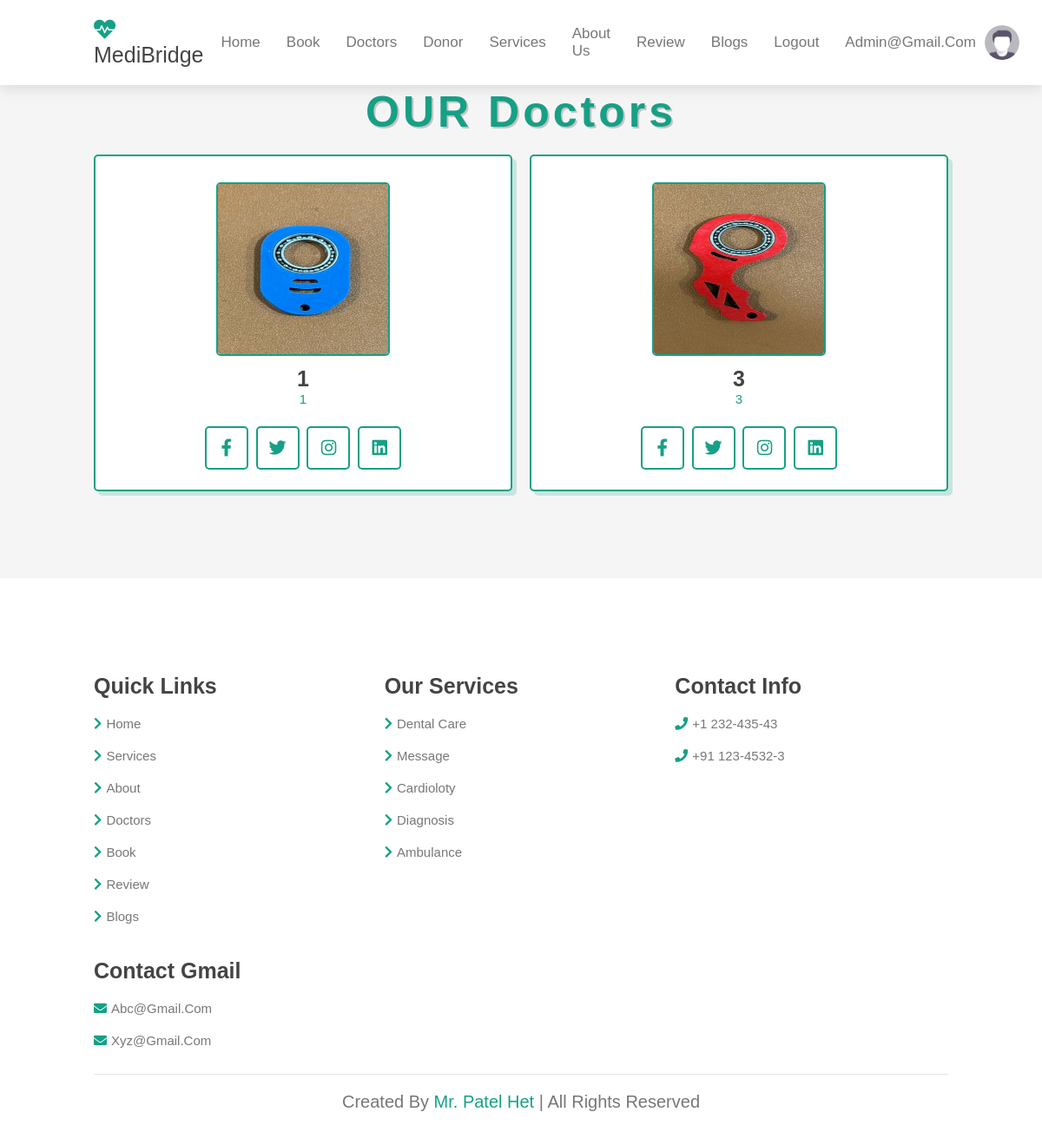
Screenshot of /doctors/ (signed in) with the database file from the repository.
### registration/models.py (models this page shows)
class Doctors(models.Model):
    email = models.CharField(max_length=50,unique=True)
    password = models.CharField(max_length=50)
    name = models.CharField(max_length=50, default="")
    specialist = models.CharField(max_length=50, default="")
    image = models.ImageField(upload_to='users/doctors/image', default="")
    approved = models.BooleanField(default=False)
    created_at = models.DateTimeField(auto_now_add=True)
    updated_At = models.DateTimeField(auto_now=True)

### medibridge/views.py (the view)
# urls.py: path('doctors/', doctors, name="doctors"),
def doctors(request):
    context = {}
    context['doctors'] = Doctors.objects.all()
    return render(request,'medibridge/doctors.html', context)

### medibridge/templates/medibridge/doctors.html (shortened to what this page needs)
{% extends "user_layout.html" %}
{% load static  %}
{% block content %}
<section class="doctors" id="doctors">
    <h1 class="heading">our <span >doctors</span></h1>
    <div class="box-container">
        {% for doc in doctors %}
            <div class="box">
                <img src="{{doc.image.url}}" alt="hi">
                <h3>{{ doc.name }}</h3>
                <span>{{ doc.specialist }} </span>
                <div class="share">
                    <a href="#" class="fab fa-facebook-f"></a>
                    <a href="#" class="fab fa-twitter"></a>
                    <a href="#" class="fab fa-instagram"></a>
                    <a href="#" class="fab fa-linkedin"></a>
                </div>
            </div>
        {% endfor %}
    </div>
</section>
{% endblock content %}

### templates/user_layout.html (style rules this page uses)
:root { --green:#16a085; --black:#444; --light-color:#777; --box-shadow:.5rem .5rem 0 rgba(22,160,133,.2); --text-shadow:.2rem .2rem 0 rgba(0,0,0,.2); --border: .2rem solid var(--green); }
* { font-family: 'Poppins',sans-serif; margin:0; padding: 0; box-sizing: border-box; outline: none; border: none; text-transform: capitalize; transition: all .2s ease-out; text-decoration: none; }
html { font-size: 62.5%; overflow-x: hidden; scroll-padding-top: 7rem; scroll-behavior: smooth; }
section { padding: 10rem 9%; }
section:nth-child(even) { background: #f5f5f5; }
.heading { text-align: center; padding-bottom: 2rem; text-shadow: var(--text-shadow); text-transform: uppercase; color: var(--black); font-size: 5rem; letter-spacing: .4rem; }
.heading { text-transform: uppercase; color: var(--green); }
.doctors .box-container { display: grid; grid-template-columns: repeat(auto-fit,minmax(30rem,1fr)); gap: 2rem; }
.doctors .box-container .box { text-align: center; background: #fff; border-radius: .5rem; border: var(--border); box-shadow: var(--box-shadow); padding: 2rem; }
.doctors .box-container .box img { max-width: -webkit-fill-available; height: 20rem; width: 20rem; border: var(--border); border-radius: .5rem; margin-top: 1rem; margin-bottom: 1rem; }
.doctors .box-container .box h3 { color: var(--black); font-size: 2.5rem; }
.doctors .box-container .box span { color: var(--green); font-size: 1.5rem; }
.doctors .box-container .box .share { padding-top: 2rem; }
.doctors .box-container .box .share a { height: 5rem; width: 5rem; line-height: 4.5rem; font-size: 2rem; color: var(--green); border-radius: .5rem; border: var(--border); margin: .3rem; }

### rows the page displays
Doctors: image (picture), name "1", specialist "1"
Doctors: image (picture), name "3", specialist "3"

### other values shown
{{ request.session.email }} "Admin@gmail.com"
